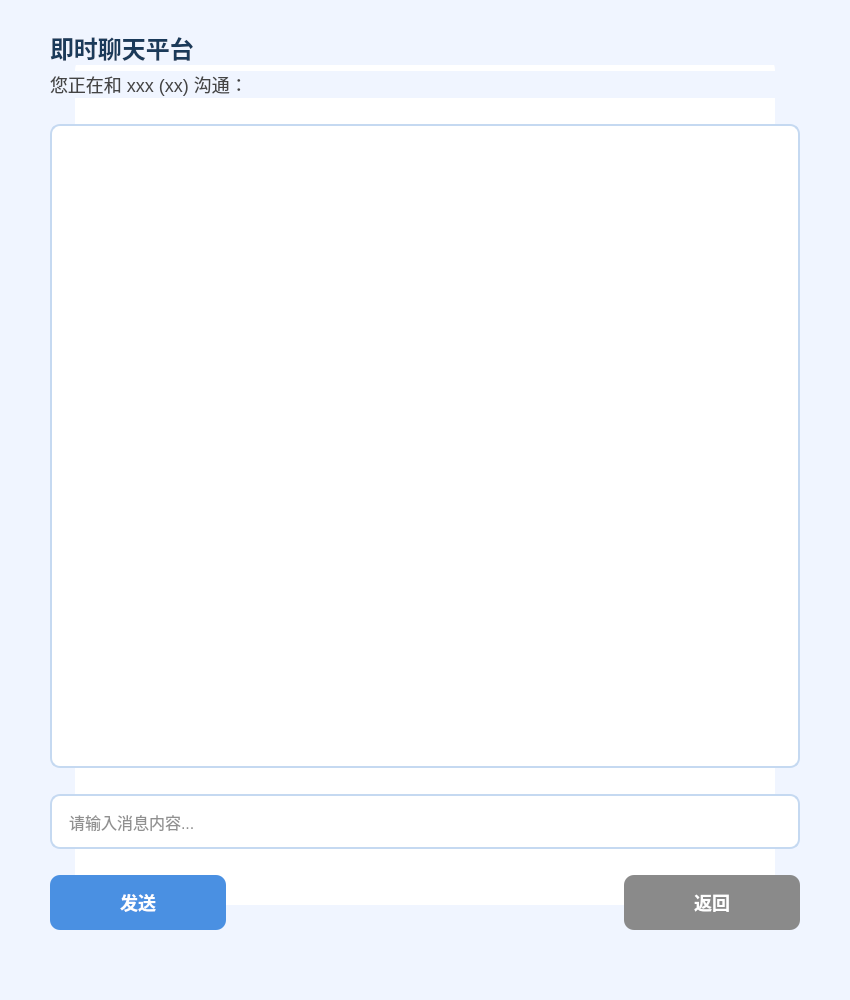
<?xml version="1.0" encoding="UTF-8"?>
<ui version="4.0">
 <class>Chat</class>
 <widget class="QWidget" name="Chat">
  <property name="geometry">
   <rect>
    <x>0</x>
    <y>0</y>
    <width>850</width>
    <height>1000</height>
   </rect>
  </property>
  <property name="minimumSize">
   <size>
    <width>850</width>
    <height>1000</height>
   </size>
  </property>
  <property name="windowTitle">
   <string>即时聊天平台</string>
  </property>
  <property name="styleSheet">
   <string notr="true">
    /* 主窗口样式 */
    QWidget {
        background-color: #f0f5ff;
        font-family: 'Microsoft YaHei';
    }

    /* 标题样式 */
    #headerLabel {
        color: #1a3a5a;
        font-size: 24px;
        font-weight: bold;
        qproperty-alignment: AlignCenter;
    }

    /* 聊天显示区域 */
    QTextEdit#chatTextEdit {
        background-color: white;
        border: 2px solid #c5d9f1;
        border-radius: 10px;
        padding: 15px;
        font-size: 16px;
        color: #333333;
        selection-background-color: #4a90e2;
        selection-color: white;
        min-height: 500px;
    }

    /* 消息输入框 */
    QLineEdit#msgLineEdit {
        border: 2px solid #c5d9f1;
        border-radius: 10px;
        padding: 15px;
        font-size: 16px;
        color: #222222;
        background-color: white;
    }

    QLineEdit#msgLineEdit:focus {
        border: 2px solid #4a90e2;
    }

    /* 按钮通用样式 */
    QPushButton {
        background-color: #4a90e2;
        color: white;
        border: none;
        border-radius: 10px;
        padding: 14px 28px;
        font-size: 18px;
        font-weight: bold;
        min-width: 120px;
    }

    QPushButton:hover {
        background-color: #3a7bc8;
    }

    QPushButton:pressed {
        background-color: #2c6bb6;
    }

    /* 返回按钮特殊样式 */
    #returnButton {
        background-color: #8a8a8a;
    }

    #returnButton:hover {
        background-color: #7a7a8a;
    }

    /* 聊天容器样式 */
    #chatContainer {
        background-color: white;
        border-radius: 15px;
        padding: 25px;
        margin: 25px;
        box-shadow: 0 6px 12px rgba(0,0,0,0.12);
    }
   </string>
  </property>
  <widget class="QWidget" name="chatContainer" native="true">
   <property name="geometry">
    <rect>
     <x>50</x>
     <y>30</y>
     <width>750</width>
     <height>900</height>
    </rect>
   </property>
   <layout class="QVBoxLayout" name="verticalLayout">
    <item>
     <widget class="QLabel" name="headerLabel">
      <property name="text">
       <string>即时聊天平台</string>
      </property>
     </widget>
    </item>
    <item>
     <widget class="QLabel" name="recerverLabel">
      <property name="styleSheet">
       <string notr="true">
        font-size: 18px;
        color: #444444;
        qproperty-alignment: AlignCenter;
       </string>
      </property>
      <property name="text">
       <string>您正在和 xxx (xx) 沟通：</string>
      </property>
     </widget>
    </item>
    <item>
     <spacer name="verticalSpacer_1">
      <property name="orientation">
       <enum>Qt::Vertical</enum>
      </property>
      <property name="sizeHint" stdset="0">
       <size>
        <width>20</width>
        <height>20</height>
       </size>
      </property>
     </spacer>
    </item>
    <item>
     <widget class="QTextEdit" name="chatTextEdit">
      <property name="lineWrapMode">
       <enum>QTextEdit::WidgetWidth</enum>
      </property>
      <property name="readOnly">
       <bool>true</bool>
      </property>
      <property name="sizePolicy">
       <sizepolicy hsizetype="Expanding" vsizetype="Expanding">
        <horstretch>0</horstretch>
        <verstretch>1</verstretch>
       </sizepolicy>
      </property>
     </widget>
    </item>
    <item>
     <spacer name="verticalSpacer_2">
      <property name="orientation">
       <enum>Qt::Vertical</enum>
      </property>
      <property name="sizeHint" stdset="0">
       <size>
        <width>20</width>
        <height>20</height>
       </size>
      </property>
     </spacer>
    </item>
    <item>
     <widget class="QLineEdit" name="msgLineEdit">
      <property name="placeholderText">
       <string>请输入消息内容...</string>
      </property>
     </widget>
    </item>
    <item>
     <spacer name="verticalSpacer_3">
      <property name="orientation">
       <enum>Qt::Vertical</enum>
      </property>
      <property name="sizeHint" stdset="0">
       <size>
        <width>20</width>
        <height>20</height>
       </size>
      </property>
     </spacer>
    </item>
    <item>
     <layout class="QHBoxLayout" name="buttonLayout">
      <item>
       <widget class="QPushButton" name="sendButton">
        <property name="text">
         <string>发送</string>
        </property>
       </widget>
      </item>
      <item>
       <spacer name="horizontalSpacer">
        <property name="orientation">
         <enum>Qt::Horizontal</enum>
        </property>
        <property name="sizeHint" stdset="0">
         <size>
          <width>40</width>
          <height>20</height>
         </size>
        </property>
       </spacer>
      </item>
      <item>
       <widget class="QPushButton" name="returnButton">
        <property name="styleSheet">
         <string notr="true">#returnButton</string>
        </property>
        <property name="text">
         <string>返回</string>
        </property>
       </widget>
      </item>
     </layout>
    </item>
   </layout>
  </widget>
 </widget>
 <resources/>
 <connections/>
</ui>
